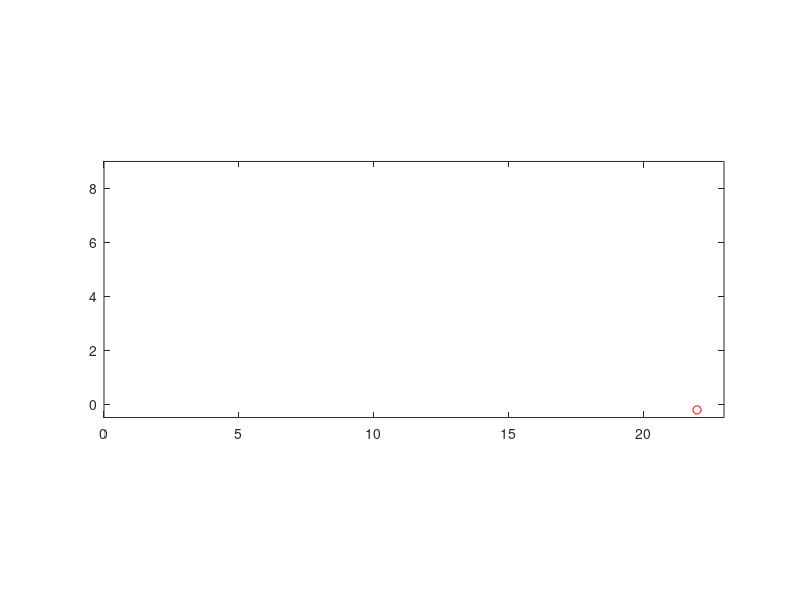

This figure's MATLAB source:
clear all
close all

h0=1.5;
x0=0;
v0x=10;
v0y=10;

dt=0.1;t=0;y=h0;
while y>0
    x=x0+v0x*t;
    y=h0+v0y*t-0.5*9.8*t^2;
    
    plot(x,y,'ro')
    axis equal
    axis([0 23 -0.5 9])
    pause(dt);
    t=t+dt;
end